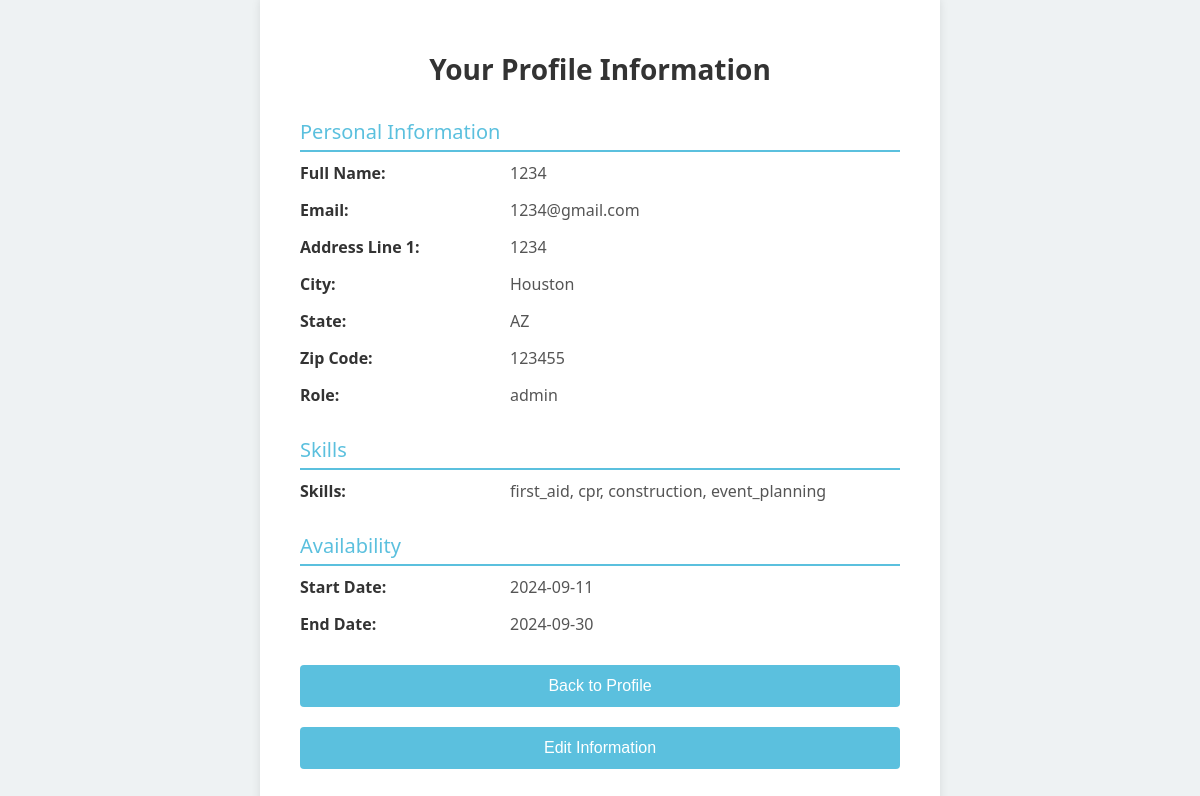
/show_profile_info (signed in), run on the app's committed database.
### tables this page shows
CREATE TABLE "Users" (
    id INTEGER PRIMARY KEY AUTOINCREMENT,
    email TEXT NOT NULL UNIQUE,
    password TEXT NOT NULL,
    full_name TEXT,
    address_1 TEXT,
    address_2 TEXT,
    city TEXT,
    state TEXT,
    zip_code TEXT,
    role TEXT CHECK(role IN ('volunteer', 'admin')) DEFAULT 'volunteer',
    skills TEXT,  -- Ensure skills is set as TEXT
    availability_start DATE,
    availability_end DATE
);

### server.py (the view)
@app.route('/show_profile_info')
def show_profile_info():
    if 'user_id' not in session:
        return redirect(url_for('splash_screen'))
    user_query = "SELECT * FROM Users WHERE id = :user_id"
    user_df = pd.read_sql(user_query, engine, params={'user_id': session['user_id']})
    if user_df.empty:
        return "User not found."
    user = user_df.iloc[0].to_dict()
    user['skills'] = user.get('skills', '')
    user['skills'] = user['skills'].split(',') if user['skills'] else []
    user['availability_start'] = user.get('availability_start', '') if pd.notna(user.get('availability_start')) else None
    user['availability_end'] = user.get('availability_end', '') if pd.notna(user.get('availability_end')) else None
    return render_template('profile_info.html', user=user)

### templates/profile_info.html (shortened to what this page needs)
<!DOCTYPE html>
<html lang="en">
<head>
</head>
<body>
    <div class="profile-container">
        <h1>Your Profile Information</h1>
        <div class="section-title">Personal Information</div>
        <div class="profile-details">
            <p><strong>Full Name:</strong></p>
            <p>{{ user['full_name'] }}</p>
            <p><strong>Email:</strong></p>
            <p>{{ user['email'] }}</p>
            <p><strong>Address Line 1:</strong></p>
            <p>{{ user['address_1'] }}</p>
            <p><strong>City:</strong></p>
            <p>{{ user['city'] }}</p>
            <p><strong>State:</strong></p>
            <p>{{ user['state'] }}</p>
            <p><strong>Zip Code:</strong></p>
            <p>{{ user['zip_code'] }}</p>
            <p><strong>Role:</strong></p>
            <p>{{ user['role'] }}</p>
        </div>
        <div class="section-title">Skills</div>
        <div class="profile-details">
            <p><strong>Skills:</strong></p>
            {% if user['skills'] %}
                <p>{{ ', '.join(user['skills']) }}</p>
            {% else %}
                <p>No skills provided</p>
            {% endif %}
        </div>
        <div class="section-title">Availability</div>
        <div class="profile-details">
            <p><strong>Start Date:</strong></p>
            <p>{{ user['availability_start'] if user['availability_start'] else 'Not set' }}</p>
            <p><strong>End Date:</strong></p>
            <p>{{ user['availability_end'] if user['availability_end'] else 'Not set' }}</p>
        </div>
        <div class="back-button">
            {% if user['role'] == 'admin' %}
                <form action="{{ url_for('admin_profile') }}">
            {% else %}
                <form action="{{ url_for('volunteer_profile') }}">
            {% endif %}
                <button type="submit">Back to Profile</button>
            </form>
        </div>
        <div class="back-button">
            <form action="{{ url_for('edit_profile') }}">
                <button type="submit">Edit Information</button>
            </form>
        </div>
    </div>
</body>
</html>

### templates/profile_info.html (style rules this page uses)
body { font-family: 'Segoe UI', Tahoma, Geneva, Verdana, sans-serif; background-color: #eef2f3; display: flex; justify-content: center; align-items: center; height: 100vh; margin: 0; }
.profile-container { background-color: #fff; padding: 40px; border-radius: 10px; width: 600px; max-width: 100%; box-shadow: 0 4px 10px rgba(0, 0, 0, 0.1); }
.profile-container h1 { margin-bottom: 30px; font-size: 28px; color: #333; text-align: center; }
.profile-details { display: grid; grid-template-columns: 1fr 2fr; gap: 15px; margin-bottom: 30px; }
.profile-details p { font-size: 16px; color: #555; margin: 0; }
.profile-details p strong { font-weight: bold; color: #333; }
.section-title { margin-top: 30px; margin-bottom: 10px; font-size: 20px; color: #5bc0de; text-align: left; border-bottom: 2px solid #5bc0de; padding-bottom: 5px; }
.back-button { margin-top: 20px; text-align: center; }
.back-button button { padding: 12px; background-color: #5bc0de; border: none; border-radius: 4px; color: #fff; font-size: 16px; cursor: pointer; width: 100%; }

### data on the page
Users: full_name "1234", email "1234@gmail.com", address_1 "1234", city "Houston", state "AZ", zip_code "123455", role "admin", availability_start "2024-09-11", availability_end "2024-09-30"

### other printed values
{{ ', '.join(user['skills']) }} "first_aid, cpr, construction, event_planning"
